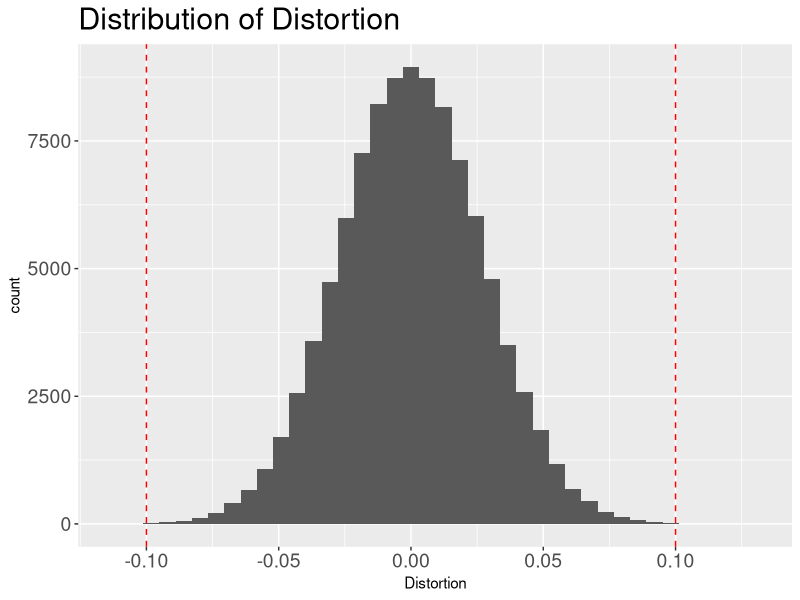

Source code (R):
## ---- chunk 1
knitr::opts_chunk$set(echo = TRUE, cache=TRUE)
## ---- chunk 2
library(tidyverse)
N = 10000 #The Number of dimensions in the original space
m = 1000  #The number of points in the dataset
epsilon = .1

X = matrix(rnorm(m * N, 100, 10), m, N) #Let's just pick some normal random data.
distX = dist(X) %>% as.matrix() #This is the distance matrix in the original space.

n = as.integer(ceiling(log(m) / epsilon ^ 2)) + 1 #The number of dimensions in the projected space.

random_matrix = matrix(rnorm(N * n, 0, 1), N, n) / sqrt(n) #The magical random matrix
random_matrix = matrix(rnorm(N * n, 0, 1), N, n) / sqrt(n) #See it's totally random, really there's nothing special about it.
random_matrix = matrix(rnorm(N * n, 0, 1), N, n) / sqrt(n) #Look, the deck is really shuffled. Completely random. No tricks.

X_projected = X %*% random_matrix #Project the points into the lower dimension.
distX_projected = dist(X_projected) %>% as.matrix() #The distance matrix in the projected space.

distances = data.frame(Distance = as.numeric(distX),
                       ProjectedDistance=as.numeric(distX_projected))
## ---- chunk 3
distances %>%
  filter(Distance > 0.0) %>% #Ignore the distance from a point to itself.
  mutate(Distortion = (ProjectedDistance - Distance) / Distance) %>% 
  sample_frac(.1) %>%
  ggplot(aes(Distortion)) +
  geom_histogram(bins=40) + 
  geom_vline(xintercept = epsilon, color = "red", lty = 2) +
  geom_vline(xintercept = -epsilon, color = "red", lty = 2) + 
  labs(title = "Distribution of Distortion") + 
  theme(plot.title=element_text(size=22),
        axis.text.x=element_text(size=14),
        axis.text.y=element_text(size=14)) 
